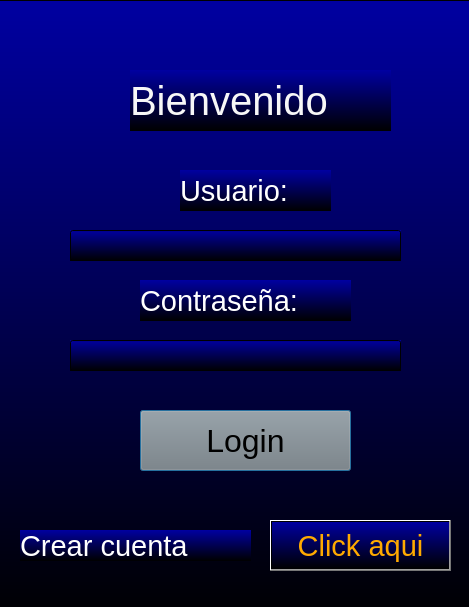
<?xml version="1.0" encoding="UTF-8"?>
<ui version="4.0">
 <class>Dialog</class>
 <widget class="QDialog" name="Dialog">
  <property name="geometry">
   <rect>
    <x>0</x>
    <y>0</y>
    <width>469</width>
    <height>607</height>
   </rect>
  </property>
  <property name="windowTitle">
   <string>Dialog</string>
  </property>
  <property name="styleSheet">
   <string notr="true">background-color: rgb(0, 0, 0);</string>
  </property>
  <widget class="QFrame" name="frame">
   <property name="geometry">
    <rect>
     <x>-190</x>
     <y>0</y>
     <width>851</width>
     <height>621</height>
    </rect>
   </property>
   <property name="styleSheet">
    <string notr="true">background-color: qlineargradient(spread:repeat, x1:0, y1:0, x2:0, y2:1, stop:0 rgba(0, 0, 161, 255), stop:1 rgba(0, 0, 0, 255));</string>
   </property>
   <property name="frameShape">
    <enum>QFrame::StyledPanel</enum>
   </property>
   <property name="frameShadow">
    <enum>QFrame::Raised</enum>
   </property>
   <widget class="QLabel" name="label_5">
    <property name="geometry">
     <rect>
      <x>320</x>
      <y>70</y>
      <width>261</width>
      <height>61</height>
     </rect>
    </property>
    <property name="styleSheet">
     <string notr="true">color:rgb(247, 247, 247); font-size:30pt;</string>
    </property>
    <property name="text">
     <string>Bienvenido</string>
    </property>
   </widget>
   <widget class="QLabel" name="label_6">
    <property name="geometry">
     <rect>
      <x>370</x>
      <y>170</y>
      <width>151</width>
      <height>41</height>
     </rect>
    </property>
    <property name="styleSheet">
     <string notr="true">Color:rgb(255, 255, 255); font-size: 22pt</string>
    </property>
    <property name="text">
     <string>Usuario:</string>
    </property>
   </widget>
   <widget class="QLabel" name="label_8">
    <property name="geometry">
     <rect>
      <x>330</x>
      <y>280</y>
      <width>211</width>
      <height>41</height>
     </rect>
    </property>
    <property name="styleSheet">
     <string notr="true">Color:rgb(255, 255, 255); font-size: 22pt</string>
    </property>
    <property name="text">
     <string>Contraseña:</string>
    </property>
   </widget>
   <widget class="QLineEdit" name="contra">
    <property name="geometry">
     <rect>
      <x>260</x>
      <y>340</y>
      <width>331</width>
      <height>31</height>
     </rect>
    </property>
    <property name="styleSheet">
     <string notr="true">font-size: 20pt; color:rgb(255, 255, 255)</string>
    </property>
   </widget>
   <widget class="QPushButton" name="botonlogin">
    <property name="geometry">
     <rect>
      <x>330</x>
      <y>410</y>
      <width>211</width>
      <height>61</height>
     </rect>
    </property>
    <property name="styleSheet">
     <string notr="true">background-color: rgb(126, 126, 126);font-size: 24pt</string>
    </property>
    <property name="text">
     <string>Login</string>
    </property>
   </widget>
   <widget class="QLineEdit" name="usuario">
    <property name="geometry">
     <rect>
      <x>260</x>
      <y>230</y>
      <width>331</width>
      <height>31</height>
     </rect>
    </property>
    <property name="styleSheet">
     <string notr="true">font-size: 20pt; color:rgb(255, 255, 255)</string>
    </property>
   </widget>
   <widget class="QPushButton" name="createaccbutton">
    <property name="geometry">
     <rect>
      <x>460</x>
      <y>520</y>
      <width>181</width>
      <height>51</height>
     </rect>
    </property>
    <property name="styleSheet">
     <string notr="true">color:rgb(255, 170, 0); font-size: 22pt</string>
    </property>
    <property name="text">
     <string>Click aqui</string>
    </property>
   </widget>
   <widget class="QLabel" name="label_9">
    <property name="geometry">
     <rect>
      <x>210</x>
      <y>530</y>
      <width>231</width>
      <height>31</height>
     </rect>
    </property>
    <property name="styleSheet">
     <string notr="true">Color:rgb(255, 255, 255); font-size: 22pt</string>
    </property>
    <property name="text">
     <string>Crear cuenta</string>
    </property>
   </widget>
  </widget>
 </widget>
 <resources/>
 <connections/>
</ui>
